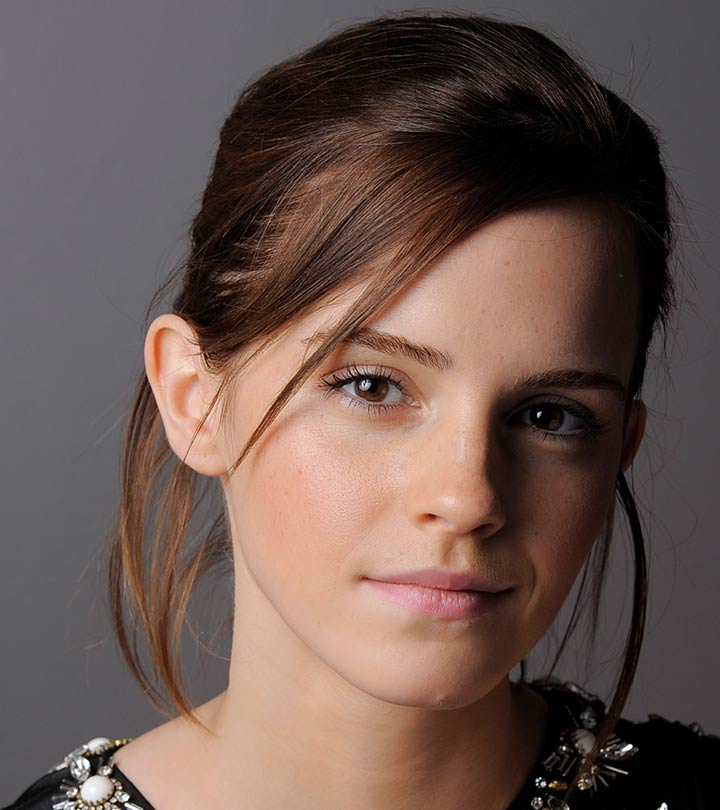
#> input picture assignement/a1images/emma.jpg, 720 x 810 px
$ python q1.py
#> lines starting #> are read from the running program, lines starting #| are printed output that depends on the picture
import cv2 as cv
import numpy as np
import matplotlib.pyplot as plt

t1 = np.arange(51, dtype='uint8')
t2 = np.linspace(101, 255, 150-51+1).astype('uint8')
t3 = np.arange(151, 256, 1, dtype='uint8')

t = np.concatenate((t1, t2, t3), axis=0).astype('uint8')
# print(len(t))

img_orig = cv.imread('a1images/emma.jpg', cv.IMREAD_GRAYSCALE)
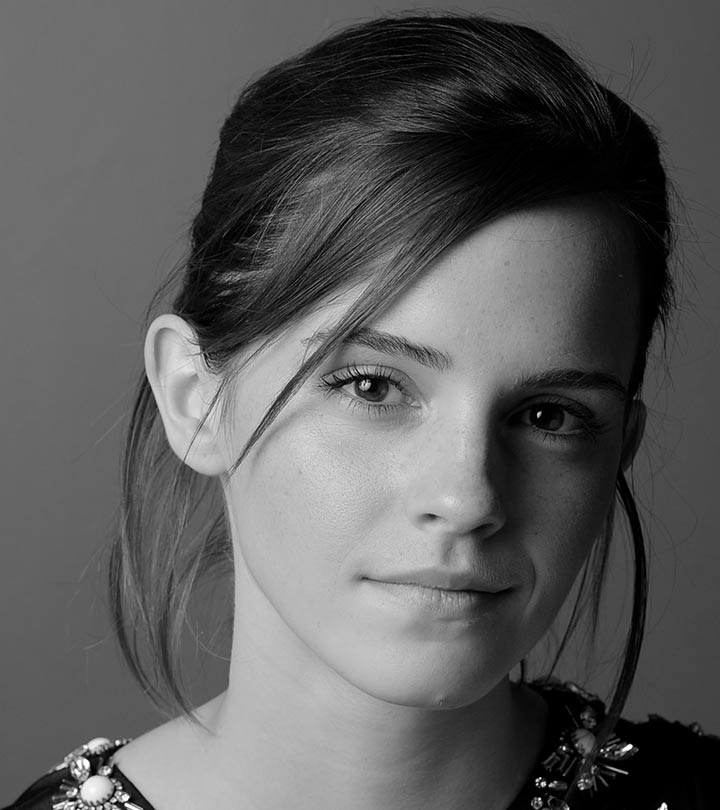
#> img_orig: shape (810, 720); min 0, max 255, mean 92.3
image_transformed = cv.LUT(img_orig, t)
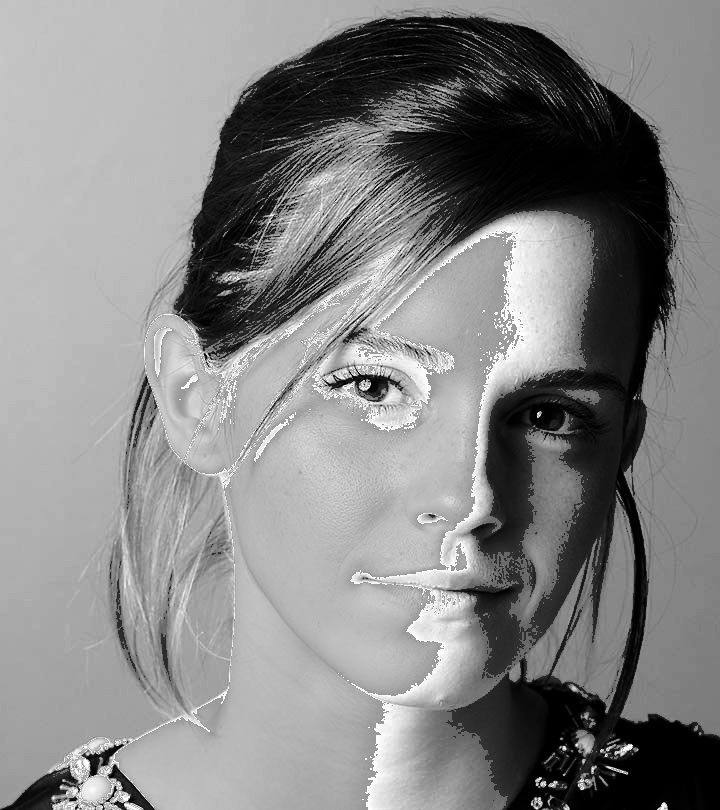
#> image_transformed: shape (810, 720); min 0, max 255, mean 132.9

fig, ax = plt.subplots(1, 3, figsize=(12, 4))
ax[0].imshow(img_orig, cmap='gray', vmin=0, vmax=255)
ax[0].set_title('Original Image')
ax[1].imshow(image_transformed, cmap='gray', vmin=0, vmax=255)
ax[1].set_title('Transformed Image')
for a in ax[0:2]:
    a.axis('off')
ax[2].plot(t)
ax[2].set_ylim([0, 255])
ax[2].set_xlim([0, 255])
ax[2].set_title('Transformation Function')
plt.show()
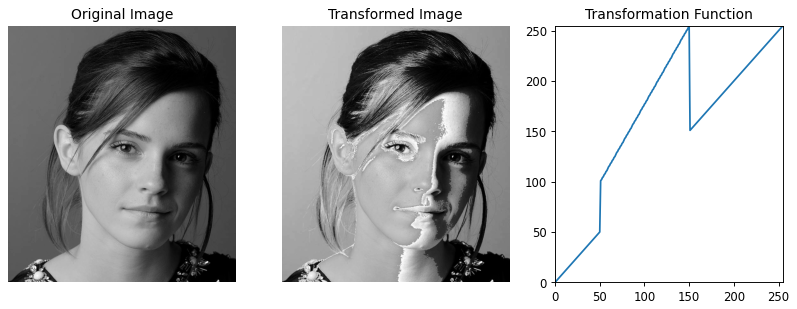
#> figure drawn by matplotlib, 3 panels; panel 3: curve peaks at x = 150, y = 255

$ run again, with assignement/a1images/daisy.jpg copied over assignement/a1images/emma.jpg
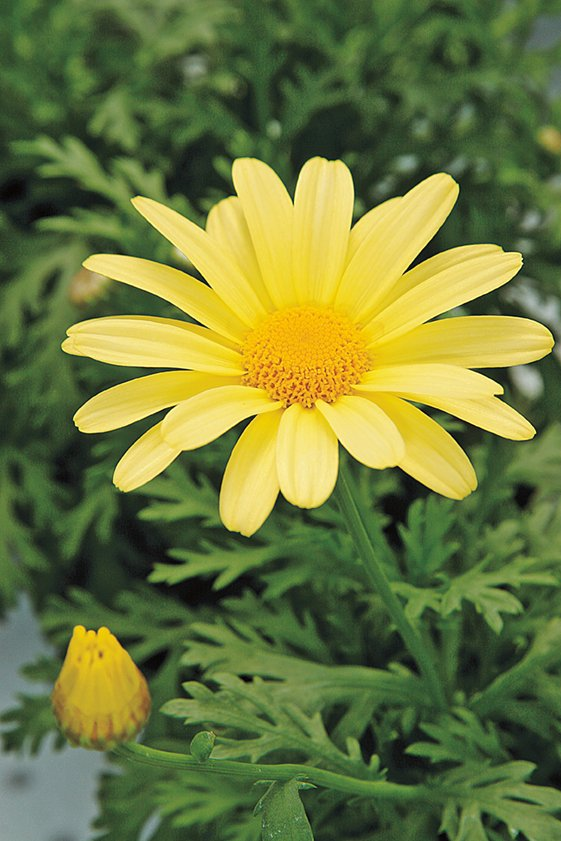
#> input picture assignement/a1images/daisy.jpg, 561 x 841 px
#> `image_transformed = cv.LUT(img_orig, t)`:
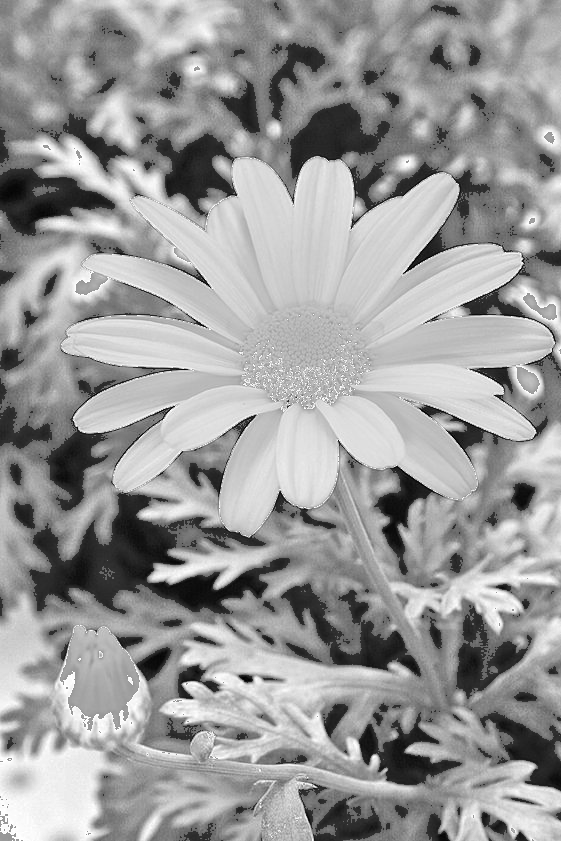
#> image_transformed: shape (841, 561); min 0, max 255, mean 154.8
#> `plt.show()`:
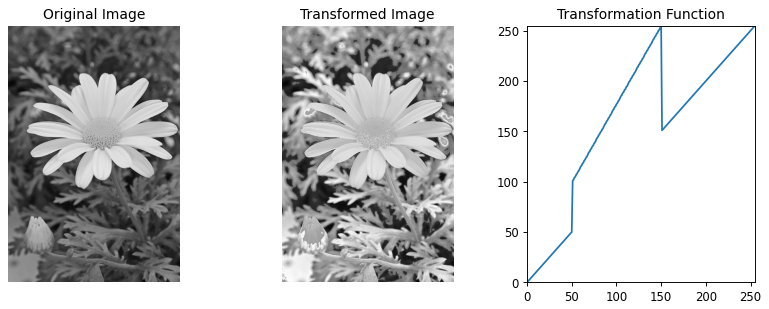
#> figure drawn by matplotlib, 3 panels; panel 3: curve peaks at x = 150, y = 255

$ run again, with assignement/a1images/highlights_and_shadows.jpg copied over assignement/a1images/emma.jpg
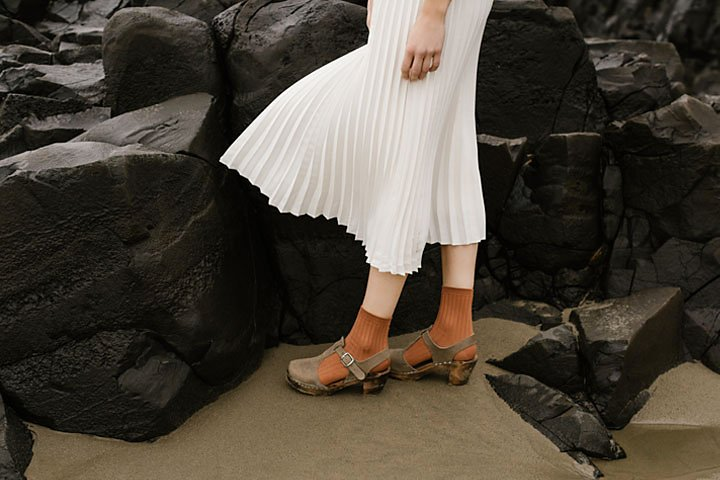
#> input picture assignement/a1images/highlights_and_shadows.jpg, 720 x 480 px
#> `image_transformed = cv.LUT(img_orig, t)`:
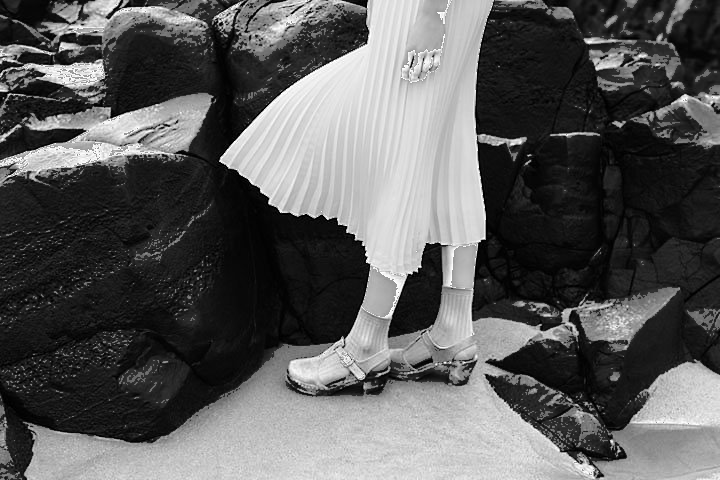
#> image_transformed: shape (480, 720); min 0, max 255, mean 91.5
#> `plt.show()`:
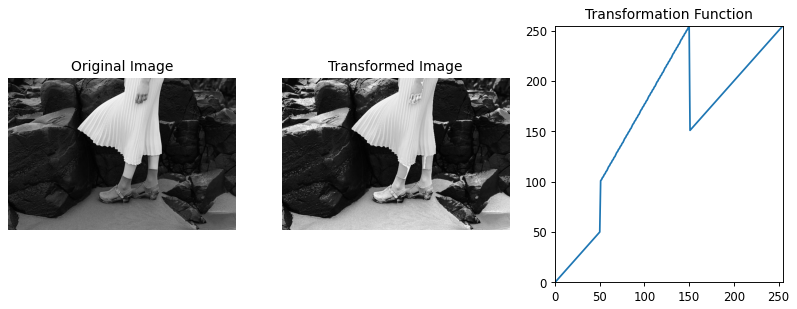
#> figure drawn by matplotlib, 3 panels; panel 3: curve peaks at x = 150, y = 255

$ run again, with assignement/a1images/jeniffer.jpg copied over assignement/a1images/emma.jpg
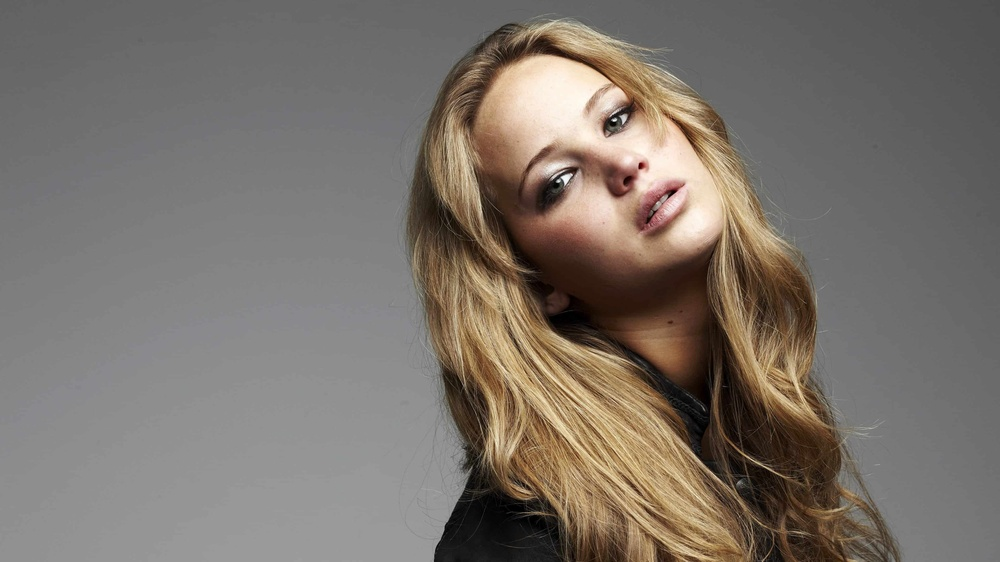
#> input picture assignement/a1images/jeniffer.jpg, 1000 x 562 px, shrunk from 3840 x 2160 before the run
#> `image_transformed = cv.LUT(img_orig, t)`:
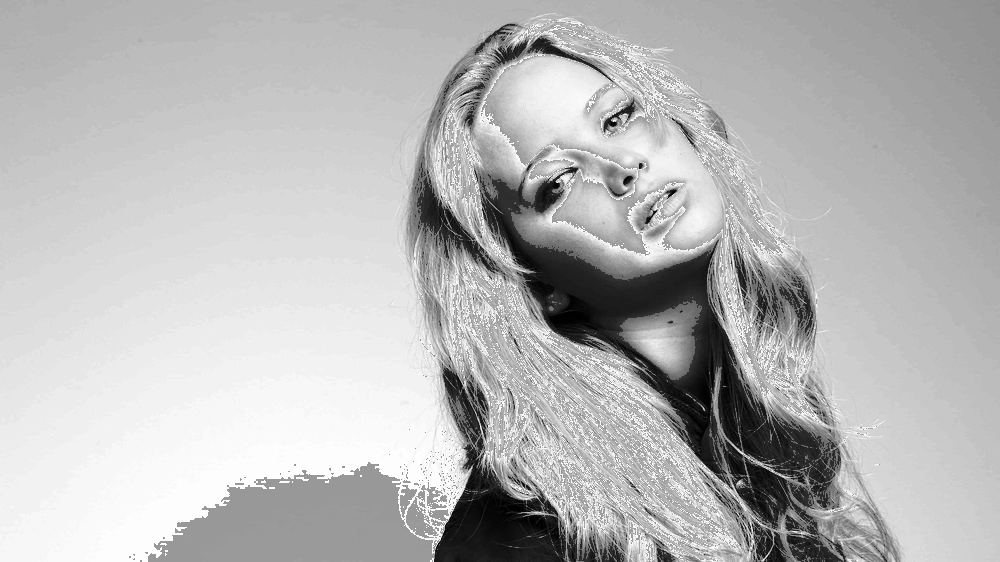
#> image_transformed: shape (562, 1000); min 0, max 255, mean 183.2
#> `plt.show()`:
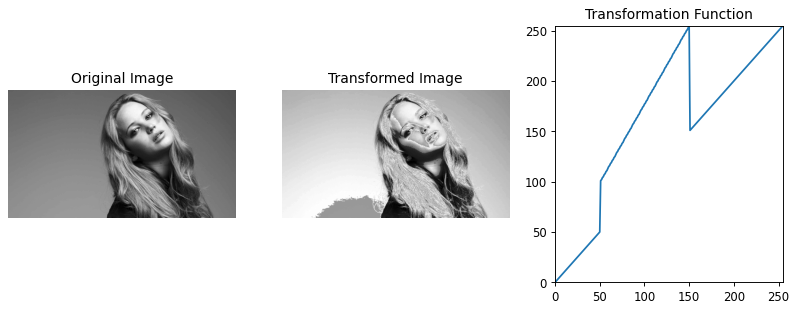
#> figure drawn by matplotlib, 3 panels; panel 3: curve peaks at x = 150, y = 255
